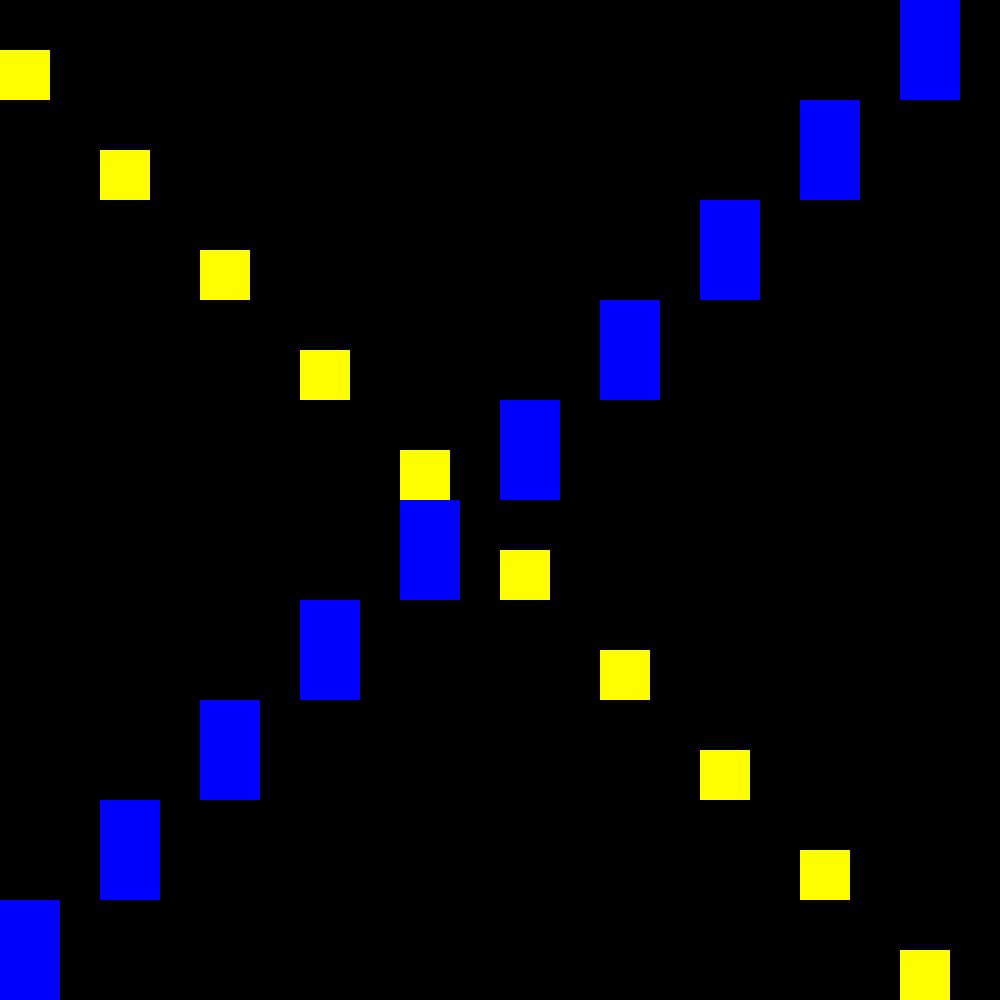

Rendered tile map (Tiled .tmx) drawn with the repository's tilesets; below, a short description and the full map source, tile grids included:
An orthogonal 10x10 tile map with 100x100 px tiles, 1 tile layer (Слой тайлов 1), 2 tilesets.

<map version="1.8" tiledversion="1.8.2" orientation="orthogonal" renderorder="right-down" width="10" height="10" tilewidth="100" tileheight="100" infinite="0" nextlayerid="2" nextobjectid="1">
 <tileset firstgid="1" source="COLOR_TEST_PNG.tsx" />
 <tileset firstgid="25" source="TestTile.tsx" />
 <layer id="1" name="Слой тайлов 1" width="10" height="10">
  <data encoding="csv">
27,0,0,0,0,0,0,0,0,6,
0,27,0,0,0,0,0,0,6,0,
0,0,27,0,0,0,0,6,0,0,
0,0,0,27,0,0,6,0,0,0,
0,0,0,0,27,6,0,0,0,0,
0,0,0,0,6,27,0,0,0,0,
0,0,0,6,0,0,27,0,0,0,
0,0,6,0,0,0,0,27,0,0,
0,6,0,0,0,0,0,0,27,0,
6,0,0,0,0,0,0,0,0,27
</data>
 </layer>
</map>
